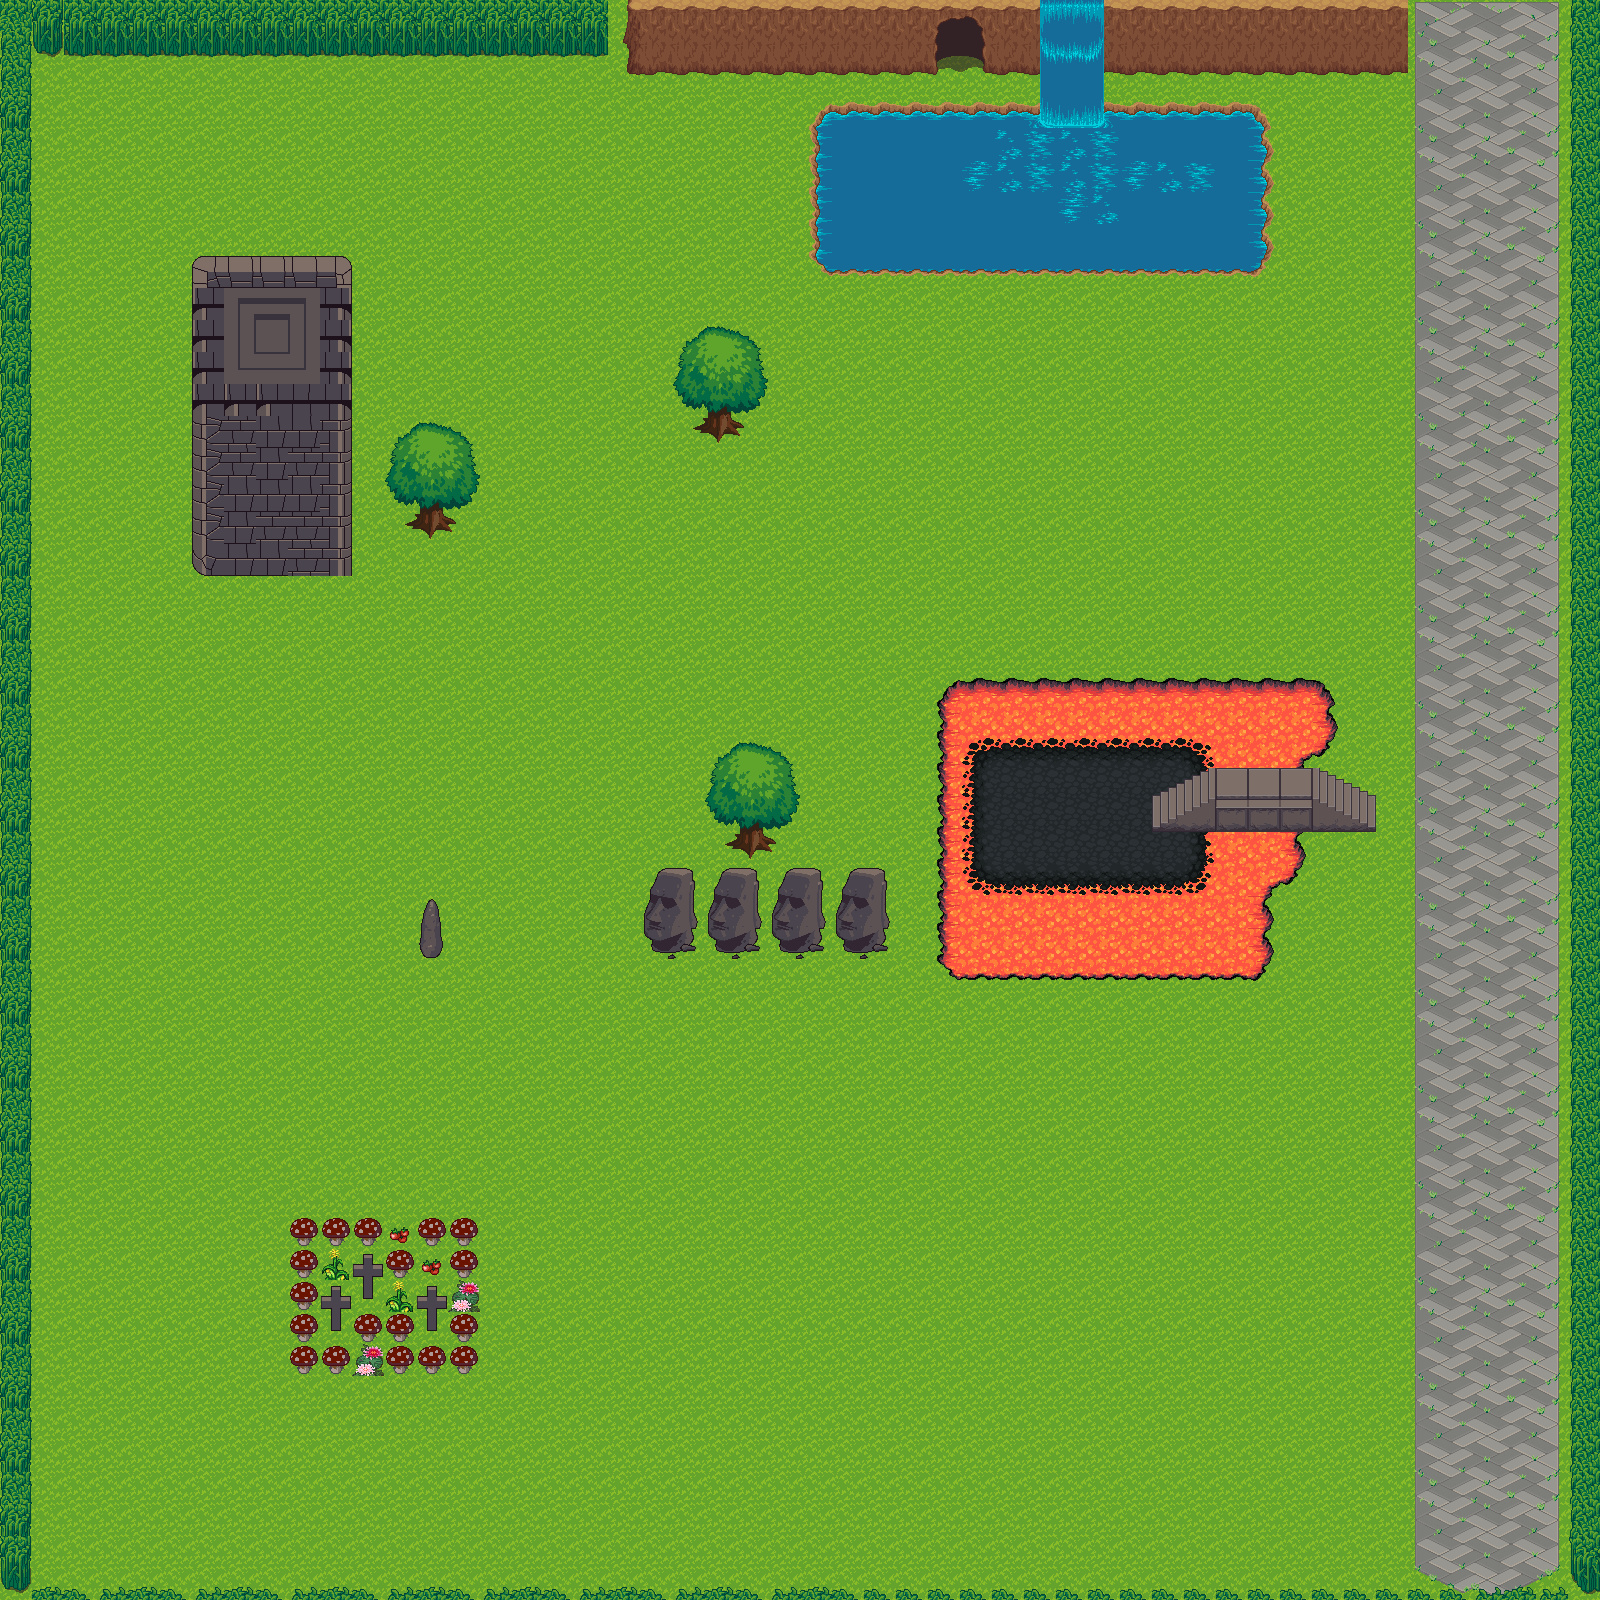

A 2D game scene composited from a Tiled map and its tileset images. What follows is a short description and the map's XML, with each tile layer's data collapsed to a summary:
An orthogonal 50x50 tile map with 32x32 px tiles, 5 tile layers (Tile Layer 2, Tile Layer 4, Tile Layer 3, Tile Layer 4, ...) and 26 objects (winZone, killZone).

<map version="1.0" tiledversion="1.0.3" orientation="orthogonal" renderorder="right-down" width="50" height="50" tilewidth="32" tileheight="32" nextobjectid="39">
 <tileset firstgid="1" source="tsxjuttu.tsx" />
 <layer name="Tile Layer 2" width="50" height="50">
  <data>[2500 cells, 2500 non-empty, 1 distinct tile ids]</data>
 </layer>
 <layer name="Tile Layer 4" width="50" height="50">
  <data>[2500 cells, 486 non-empty, 94 distinct tile ids]</data>
 </layer>
 <layer name="Tile Layer 3" width="50" height="50">
  <data>[2500 cells, 184 non-empty, 26 distinct tile ids]</data>
 </layer>
 <layer name="Tile Layer 4" width="50" height="50">
  <data>[2500 cells, 40 non-empty, 9 distinct tile ids]</data>
 </layer>
 <objectgroup name="Win layer">
  <object id="20" name="winZone" x="979.811" y="762" width="84.2485" height="90.2663" />
  <object id="21" name="killZone" x="308.308" y="1229.81" width="156.207" height="126.189" />
 </objectgroup>
 <layer name="Tile Layer 5" width="50" height="50">
  <data>[2500 cells, 228 non-empty, 28 distinct tile ids]</data>
 </layer>
 <objectgroup name="Collision">
  <object id="2" x="188" y="260" width="36" height="132" />
  <object id="3" x="316" y="258" width="32" height="144" />
  <object id="4" x="190" y="258" width="152" height="32" />
  <object id="5" x="4" y="2" width="26" height="1598" />
  <object id="6" x="4" y="1584" width="1662" height="18" />
  <object id="7" x="1572" y="-8" width="42" height="1612" />
  <object id="8" x="2" y="-6" width="1680" height="32" />
  <object id="9" x="388" y="424" width="86" height="88" />
  <object id="10" x="402" y="512" width="58" height="30" />
  <object id="11" x="692" y="416" width="56" height="18" />
  <object id="12" x="676" y="330" width="86" height="88" />
  <object id="13" x="708" y="742" width="94" height="100" />
  <object id="14" x="712" y="832" width="76" height="44" />
  <object id="15" x="642" y="866" width="242" height="94" />
  <object id="25" x="194" y="262" width="156" height="312" />
  <object id="27" x="938" y="690" width="26" height="280" />
  <object id="28" x="940" y="894" width="324" height="78" />
  <object id="29" x="1217.33" y="801.333" width="88" height="90" />
  <object id="30" x="1188.88" y="680.453" width="148" height="46" />
  <object id="31" x="948" y="680" width="282" height="48" />
  <object id="32" x="623.333" y="-2.66667" width="314" height="74" />
  <object id="33" x="1006" y="4" width="402.667" height="67.3333" />
  <object id="34" x="820" y="104" width="456" height="166" />
  <object id="35" x="422" y="902" width="20" height="58" />
 </objectgroup>
</map>
